Frame 1 (no input): blank canvas, image omitted
Frame 60 (no input): blank canvas, image omitted
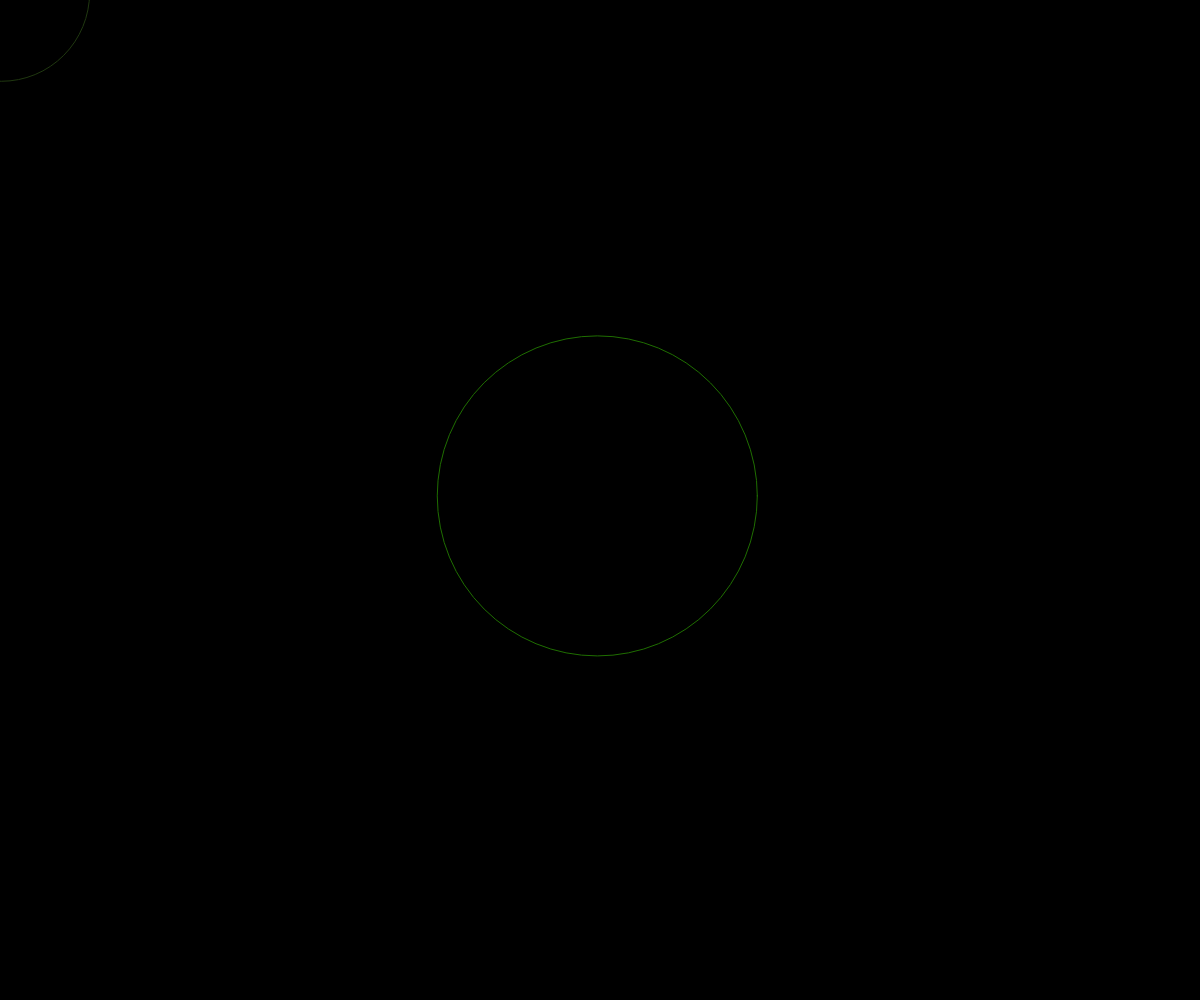
Frame 120 (the mouse pressed at the canvas centre since frame 60)

The p5.js sketch whose frames 1 and 60 were blank and that drew this single picture after the mouse press (run headless with seeded random() and noise() and a simulated clock; from frame 60 on, the mouse is pressed at the canvas centre):

// p5.js sketch
// ── sketch.js
let b = [];


function keyPressed() {
  if(keyCode == 32){
    b = [];
  }
}

function mouseMoved() {
  if(b.length > 66){
    b.splice(0, 11);
  }
  b.push(new Ball(mouseX, mouseY))
}

function setup() {
    createCanvas(windowWidth, windowHeight);
}

function draw() {
  background(0)
  for(let i = 0; i<b.length; i++){
    b[i].run()
    
  }
}

class Ball {
  constructor(x, y) {
    this.loc = createVector(x,y);
  }
  run(){
    this.update(this.loc)
    this.show(this.loc)
  }
  show(l){
    noFill();
    stroke(random(100), random(200), random(90));
    ellipse(l.x,l.y,random(5, 400));
  }
  update(l){
    l.x += random(-3, 3);
    l.y += random(-2, 2);
  }
}
